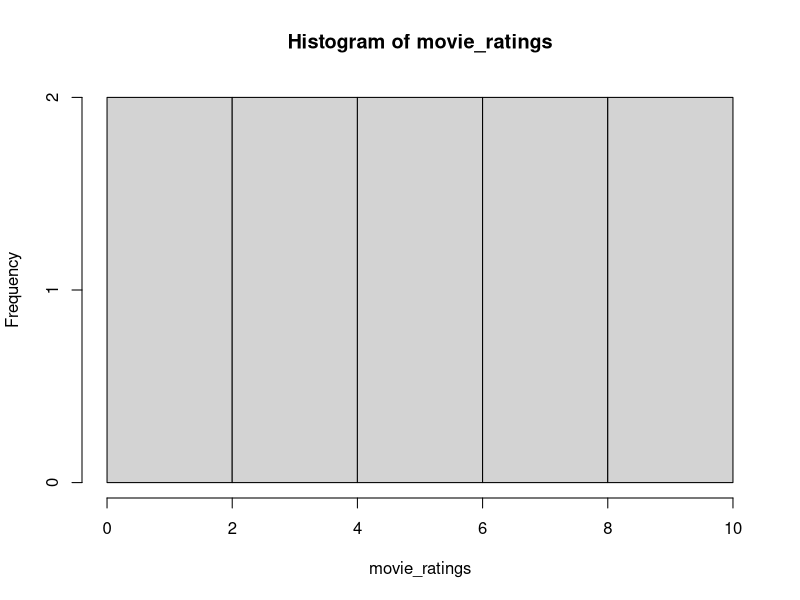
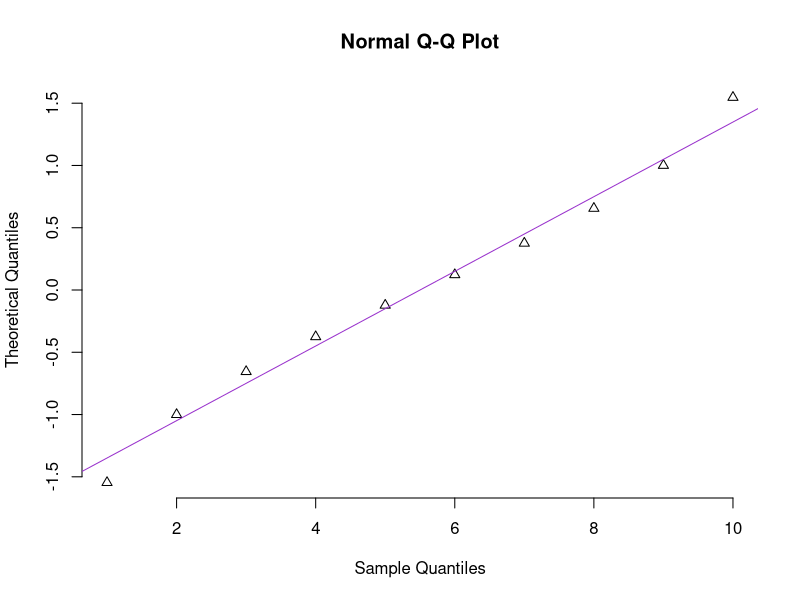

These charts were generated, in order, by the following R code:
#' @title 2_ExercisesZScores
#' @description Demonstrates calculation of Z-score using pnorm
#' @author NMCG
#' @bugs None
#' @keywords z-score, normal distribution, pnorm

# Construct/enter normally distributed data
movie_ratings <- c(1,2,3,4,5,6,7,8,9,10)

# Generate mean, median, mode, and standard deviation
movie_mean <- mean(movie_ratings)
movie_mean

movie_sd <- sd(movie_ratings)
movie_sd

# Carry out normality tests
hist(movie_ratings)

qqnorm(movie_ratings, pch = 2, frame = FALSE, datax = TRUE)
qqline(movie_ratings, col = "darkorchid", lwd = 1, datax = TRUE)



# What is the probability of finding person with...?

# What is the range for 68% of respondents centred around the median?

# What value of X is necessary to be in the top 95% of the population?
